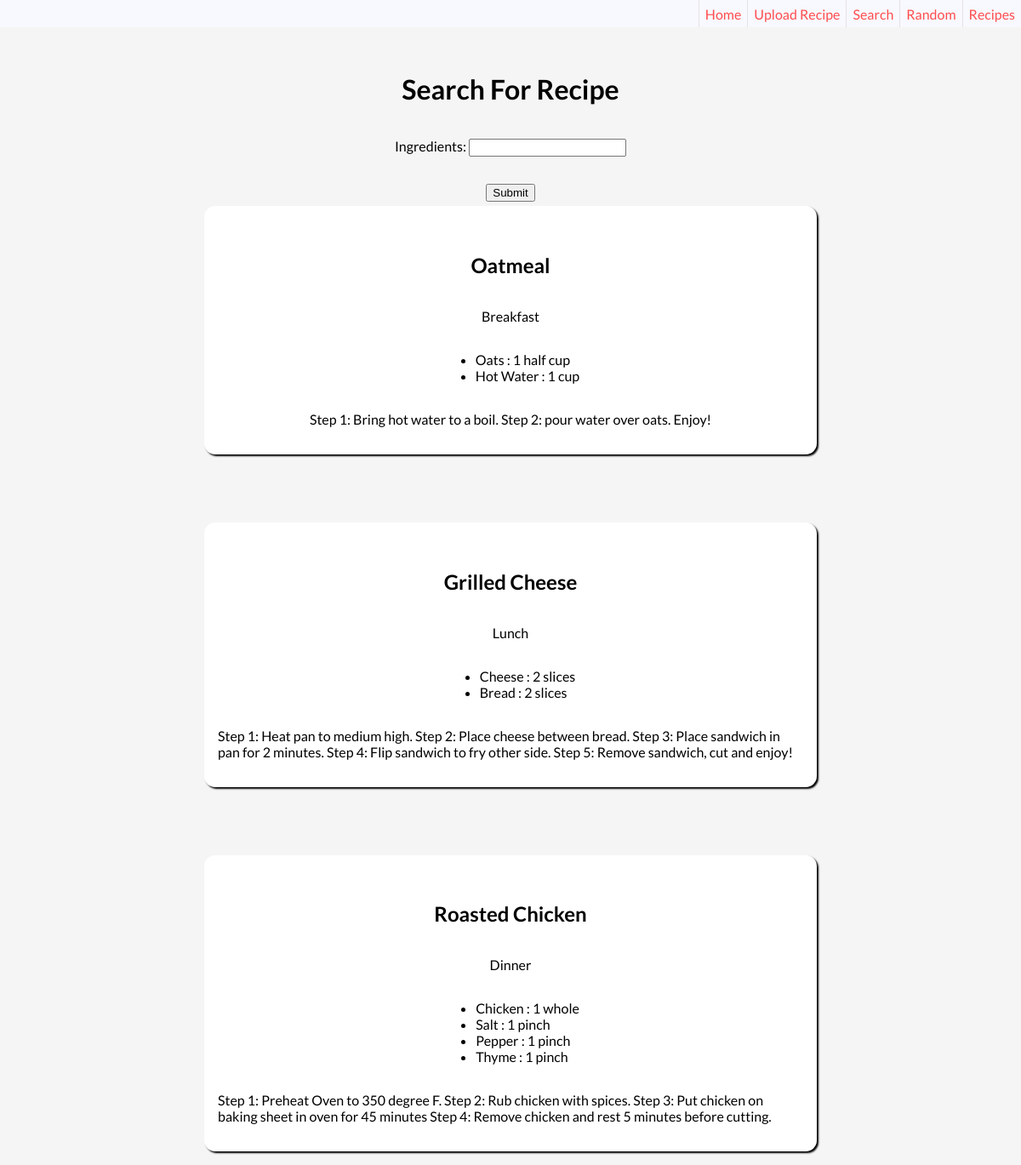
The app's page /search/ with its own data.
### tables this page shows
CREATE TABLE ingredients (
    id INTEGER PRIMARY KEY AUTOINCREMENT,
    recipe_id INTEGER NOT NULL,
    description TEXT NOT NULL,
    quantity INTEGER NOT NULL,
    unit TEXT NOT NULL,
    FOREIGN KEY (recipe_id) REFERENCES recipes (id)
);

CREATE TABLE recipes (
    id INTEGER PRIMARY KEY AUTOINCREMENT,
    title TEXT NOT NULL,
    img TEXT,
    type INTEGER NOT NULL,
    instructions TEXT NOT NULL
);

### app.py (the view, shortened to what this page needs)
@app.route('/search/', methods=('GET', 'POST'))
def search(keyword="*"):
    conn = get_db_conn()
    if keyword != "*":
        tag = conn.execute('SELECT i.recipe_id FROM ingredients i JOIN recipes r ON i.recipe_id = r.id WHERE i.description= ?;', (keyword,)).fetchall()
        items = conn.execute('SELECT i.id, i.description, i.quantity, i.unit, r.title, r.img, r.type, r.instructions FROM ingredients i JOIN recipes r ON i.recipe_id = r.id WHERE i.recipe_id = ? ORDER BY r.title;', (tag[0][0],)).fetchall()
    else:
        items = conn.execute('SELECT i.id, i.description, i.quantity, i.unit, r.title, r.img, r.type, r.instructions FROM ingredients i JOIN recipes r ON i.recipe_id = r.id ORDER BY r.id;').fetchall()
    recipes = {}
    key_func = lambda t:t['title']
    for k,g in groupby(items, key=key_func):
        recipes[k] = list(g)
    conn.commit()
    conn.close()
    return render_template('search.html', recipes=recipes)

### app.py (called while the page is built)
def get_db_conn():
    conn = sqlite3.connect('database.db')
    conn.row_factory = sqlite3.Row
    return conn

### templates/search.html (shortened to what this page needs)
{% extends 'base.html' %}
{% block content %}
<div class="search-title">
  <h1>Search For Recipe</h1>
</div>
<div class="search-form">
    <form action="" method="POST">
        <label for="keyword">Ingredients:</label>
        <input id="keyword" name="keyword" type="text" value="{{request.form['keyword']}}"></input>
      <div id="search-submit">
        <input class="btn" type="submit" />
      </div>
    </form>
  </div>
  <div class="recipe-container">
  {% for recipe, items in recipes.items() %}
        <div class="recipe">
        <h2>{{recipe}}</h2>
          {% if items[0][6] == 0 %}
            <p>Breakfast</p>
          {% elif items[0][6] == 1%}
            <p>Lunch</p>
          {% elif items[0][6] == 2%}
            <p>Dinner</p>
          {% else %}
            <p>Misc.</p>
          {% endif %}
        <ul>
          {% for item in items %}
              <li class="matched-ingredient">
                <span>{{item['description']}}</span>
                <span>:</span>
                <span>{{item['quantity']}}</span>
                <span>{{item['unit']}}</span>
              </li>
          {% endfor %}
        </ul>
        <p>{{items[0][7]}}</p>
      </div>
  {% endfor %}
</div>
</div>
{% endblock %}

### templates/base.html (shortened to what this page needs)
<!DOCTYPE html>
<html lang="en">
<head>
    <link rel="stylesheet" href="https://cdnjs.cloudflare.com/ajax/libs/font-awesome/6.0.0/css/all.min.css" />
    <link rel="stylesheet" href="{{ url_for('static', filename='style.css')}}">
</head>
<body>
    <nav>
        <a href="{{url_for('index')}}">Home</a>
        <a href="{{url_for('upload')}}">Upload Recipe</a>
        <a href="{{url_for('search')}}">Search</a>
        <a href="{{url_for('random_recipe')}}">Random</a>
        <a href="{{url_for('recipes')}}">Recipes</a>
    </nav>
    <div>
        {% block content %} {% endblock %}
</body>
</html>

### static/style.css (style rules this page uses)
body { font-family: 'Lato', sans-serif; margin: 0; background-color: whitesmoke; }
nav { margin: 0; display: flex; justify-content: right; align-content: center; height: 2rem; background-color: ghostwhite; }
nav a { display: flex; justify-items: center; align-items: center; padding-right: 7px; text-decoration: none; color: rgb(255, 77, 77); border-left: 1px solid rgb(228, 228, 228); padding-left: 7px; }
.search-title { margin-top: 2rem; display: flex; justify-content: center; }
.search-form { height: 40vh; width: 100vw; margin-top: 1rem; display: flex; flex-direction: column; align-content: space-around; align-items: center; justify-items: center; }
.search-form div { margin-top: 2rem; }
#search-submit { display: flex; justify-content: center; align-content: center; }
.recipe-container { margin-top: 5rem; display: flex; flex-direction: column; align-items: center; align-content: center; justify-content: center; margin-bottom: 1rem; }
.recipe { width: 60vw; max-width: 50rem; display: flex; flex-direction: column; align-items: center; align-content: center; justify-content: center; margin-top: 5rem; padding: 1rem 0 1rem 0; background-color: white; box-shadow: 2px 2px 2px black; border-radius: 13px; }
.recipe p { max-width: 50rem; padding: 0px 1rem 0px 1rem; }
.search-form { margin-bottom: -25rem; }

### records on screen
ingredients: title "Oatmeal", shows "Breakfast", description "Oats", quantity "1", unit "half cup", instructions "Step 1: Bring hot water to a boil. Step 2: pour water over oats. Enjoy!"
ingredients: description "Hot Water", quantity "1", unit "cup"
ingredients: title "Grilled Cheese", shows "Lunch", description "Cheese", quantity "2", unit "slices", instructions "Step 1: Heat pan to medium high. Step 2: Place cheese between bread. Step 3: Place sandwich in pan for 2 minutes. Step 4: Flip sandwich to fry other side. Step 5: Remove sandwich, cut and enjoy!"
ingredients: description "Bread", quantity "2", unit "slices"
ingredients: title "Roasted Chicken", shows "Dinner", description "Chicken", quantity "1", unit "whole", instructions "Step 1: Preheat Oven to 350 degree F. Step 2: Rub chicken with spices. Step 3: Put chicken on baking sheet in oven for 45 minutes Step 4: Remove chicken and rest 5 minutes before cutting."
ingredients: description "Salt", quantity "1", unit "pinch"
ingredients: description "Pepper", quantity "1", unit "pinch"
ingredients: description "Thyme", quantity "1", unit "pinch"
